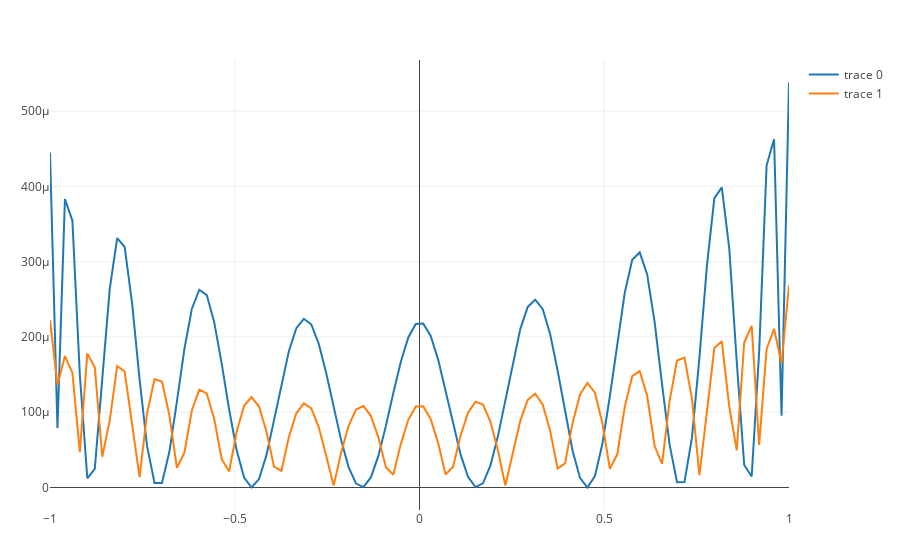

Notebook cell for this chart:
### Code cell
t = run_polytest(10, "chebyshev")
Plotly.plot([Plotly.scatter(x=domain, y=t[1]), Plotly.scatter(x=domain, y=t[2])])
